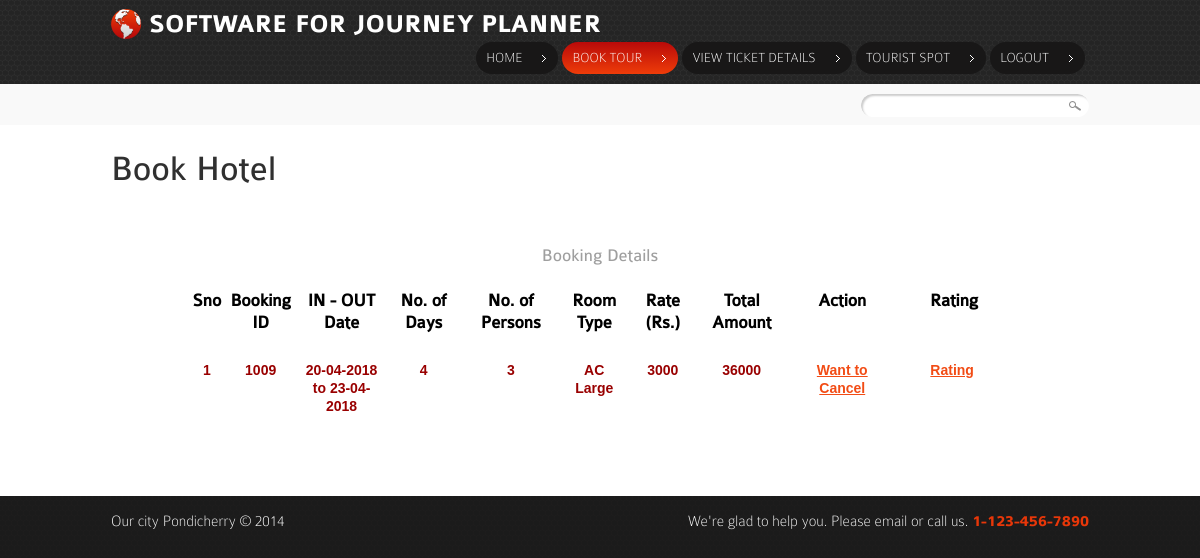
The app's page /status.php (signed in) with its own data.
### tables this page shows
CREATE TABLE `hotel_booking` (
  `id` int(11) NOT NULL,
  `book_id` varchar(20) NOT NULL,
  `hid` int(11) NOT NULL,
  `uname` varchar(30) NOT NULL,
  `in_date` varchar(20) NOT NULL,
  `out_date` varchar(20) NOT NULL,
  `no_days` int(11) NOT NULL,
  `rooms` int(11) NOT NULL,
  `persons` int(11) NOT NULL,
  `room_type` varchar(30) NOT NULL,
  `rate` varchar(30) NOT NULL,
  `enquiry` varchar(200) NOT NULL,
  `tot_amt` double NOT NULL,
  `bank` varchar(50) NOT NULL,
  `acct` varchar(20) NOT NULL,
  `scode` varchar(20) NOT NULL,
  `rdate` varchar(20) NOT NULL,
  `status` int(11) NOT NULL,
  `rtime` timestamp NOT NULL default CURRENT_TIMESTAMP on update CURRENT_TIMESTAMP
);

### status.php (the view, shortened to what this page needs)
<?php
$uname=$_SESSION['user'];
?>
<!DOCTYPE html>
<html lang="en">
<head>
	<link rel="stylesheet" href="css/reset.css" type="text/css" media="all">
	<link rel="stylesheet" href="css/grid.css" type="text/css" media="all">
	<link rel="stylesheet" href="css/style.css" type="text/css" media="all">
</head>
<body>
	<header>
		<nav>
			<div class="container">
				<div class="wrapper">
					<h1><a href="index.php"><strong>SOFTWARE FOR JOURNEY PLANNER</strong></a></h1>
					<ul>
						<li><a href="userhome.php">Home</a></li>
					<li><a href="Book_tour.php" class="current">Book Tour</a></li>
						<li><a href="booked_details.php" >View Ticket Details</a></li>
						<li><a href="tourist.php">Tourist spot</a></li>
						<li><a href="slogout.php">Logout</a></li>
					</ul>
			  </div>
			</div>
		</nav>
		<section class="adv-content">
			<div class="container">
				<ul class="breadcrumbs">
					<li></li>
				</ul>
				<form action="" id="search-form">
					<fieldset>
						<input type="text" value=""><input type="submit" value="" >
					</fieldset>
				</form>
			</div>
		</section><div class="ic"></div>
	</header>
	<section id="content">
		<div class="top">
			<div class="container">
				<h2>Book Hotel </h2>
		        <div align="center">
			  <p>&nbsp;</p>
<form name="form1" action="" method="post">
  <h3>Booking Details </h3>
  <table width="825" border="1" align="center" cellpadding="5" cellspacing="5">
    <tr>
      <th width="25" scope="col"><h3 class="style1">Sno</h3></th>
      <th width="69" scope="col"><h3 class="style1">Booking ID </h3></th>
      <th width="84" scope="col"><h3 class="style1">IN - OUT Date </h3></th>
      <th width="72" scope="col"><h3 class="style1">No. of Days </h3></th>
      <th width="94" scope="col"><h3 class="style1">No. of Persons </h3></th>
      <th width="64" scope="col"><h3 class="style1">Room Type </h3></th>
      <th width="64" scope="col"><h3 class="style1">Rate (Rs.) </h3></th>
      <th width="85" scope="col"><h3 class="style1">Total Amount </h3></th>
      <th width="108" scope="col"><h3 class="style1">Action</h3></th>
      <th width="108" scope="col"><h3 class="style1">Rating</h3></th>
    </tr>
    <?php
		    $i=0;
			$qry=mysql_query("select * from hotel_booking where uname='$uname'");
			while($row=mysql_fetch_array($qry))
			{
			$i++;
			?>
    <tr>
      <td align="center"><?php echo $i; ?></td>
      <td align="center"><?php echo $row['book_id']; ?></td>
      <td align="center"><?php echo $row['in_date']." to ".$row['out_date']; ?></td>
      <td align="center"><?php echo $row['no_days']; ?></td>
      <td align="center"><?php echo $row['persons']; ?></td>
      <td align="center"><?php echo $row['room_type']; ?></td>
      <td align="center"><?php echo $row['rate']; ?></td>
      <td align="center"><?php echo $row['tot_amt']; ?></td>
      <td align="center"><?php
			if($row['status']=="0")
			{
		    echo '<a href="status.php?act=cancel&cid='.$row['id'].'">Want to Cancel</a>';
			}
			?></td>
      <td align="center"><a href="javascript:rateWin('<?php echo $row['id']; ?>')">Rating</a>&nbsp;</td>
    </tr>
    <?php
		   }
		   ?>
  </table>
  <p>&nbsp;</p>
</form>
</div>
			</div>
		</div>
	</section>
	<footer>
		<div class="container">
			<div class="wrapper">
				<div class="copy">Our city Pondicherry &copy; 2014</div>
				<address class="phone">
					We're glad to help you. Please email or call us. <strong>1-123-456-7890</strong>
				</address>
			</div>
		</div>
	</footer>
</body>
</html>

### css/grid.css (style rules this page uses)
.container { width: 978px; margin: 0 auto; position:relative; }

### css/style.css (style rules this page uses)
article, aside, audio, canvas, command, datalist, details, embed, figcaption, figure, footer, header, hgroup, keygen, meter, nav, output, progress, section, source, video { display:block }
body { background:url(../images/body-bg.gif) #1b1b1b;font-family:Arial, Helvetica, sans-serif;font-size:100%;line-height:1.125em;color:#9f9f9f }
html { min-width:980px }
html, body { height:100% }
.container { font-size:.75em; }
header { overflow:hidden;background:url(../images/header-pattern.gif) #1f1f1f }
#content .top { background:#fff;padding:29px 0 35px 0 }
.wrapper { width:100%;overflow:hidden }
input, select, textarea { font-family:Arial, Helvetica, sans-serif;font-size:1em;vertical-align:middle;font-weight:normal }
p { margin-bottom:1.5em }
a { color:#f24c15;outline:none }
h2 { font-size:36px;line-height:30px;color:#303030;font-weight:normal;font-family:'ColaborateRegular';font-weight:normal;margin-bottom:.7em }
h3 { font-size:18px;line-height:1.2em;font-family:'ColaborateRegular';font-weight:normal;margin-bottom:1em }
header h1 { background:url(../images/logo.png) no-repeat 0 0;padding:2px 0 0 38px;font-family:'ColaborateThinRegular';font-size:26px;line-height:1.2em;color:#fff;font-weight:normal;float:left }
header h1 a { color:#fff;text-decoration:none }
header h1 strong { font-family:'ColaborateBoldRegular';font-weight:normal }
header nav { padding:7px 0 10px 0 }
header nav ul { float:right;padding:2px 0 0 0 }
header nav ul li { float:left;padding-left:4px }
header nav ul li a { position:relative;float:left;font-size:14px;color:#fff;text-decoration:none;font-family:'ColaborateThinRegular';text-transform:uppercase;height:32px;line-height:32px;background-color:#181717;padding:0 36px 0 10px;border-radius:17px;-moz-border-radius:17px;-webkit-border-radius:17px }
header nav ul li a:hover, header nav ul li a.current { background-image:-moz-linear-gradient(top, #ee3c09, #b90a09); background-image:-webkit-gradient(linear,left bottom,left top,color-stop(0, #ee3c09),color-stop(1, #b90a09)); filter: progid:DXImageTransform.Microsoft.gradient(startColorstr='#ee3c09', endColorstr='#b90a09'); -ms-filter:"progid:DXImageTransform.Microsoft.gradient(startColorstr='#ee3c09', endColorstr='#b90a09')"; }
header nav ul li a:after { content:'';display:block;position:absolute;right:12px;top:13px;width:4px;height:7px;background:url(../images/arrow1.gif) no-repeat 0 0 }
header .adv-content { overflow:hidden;background:#f9f9f9;padding:10px 0 8px 0 }
header .breadcrumbs { float:left;padding:3px 0 0 10px }
header .breadcrumbs li { display:inline;color:#212121;padding-left:5px }
footer .container { color:#fff;font-size:16px;line-height:1.2em;padding:16px 0 16px 0;font-family:'ColaborateThinRegular'; }
footer .copy { float:left }
footer .phone { float:right;font-style:normal }
footer .phone strong { font-family:'ColaborateBoldRegular';font-weight:normal;color:#e83709 }
#search-form { float:right;position:relative }
#search-form fieldset { border:none }
#search-form input[type=text] { background:#fff;width:195px;border:none;border-radius:20px;-moz-border-radius:20px;-webkit-border-radius:20px;padding:4px 25px 5px 8px;box-shadow:rgba(0, 0, 0, .2) 2px 2px 2px inset;-moz-box-shadow:rgba(0, 0, 0, .2) 2px 2px 2px inset;-webkit-box-shadow:rgba(0, 0, 0, .2) 2px 2px 2px inset;background:url(../images/search-bg.gif) no-repeat 100% 7px #fff }
#search-form input[type=submit] { width:20px;height:20px;position:absolute;right:5px;top:0;border:none;background:none;cursor:pointer }

### status.php (style rules this page uses)
td { color:#990000; font-size:14px; font-stretch:expanded; font-weight:800; }
tr { margin-bottom:30px; }
.style1 { color: #000000; font-weight: bold; }

### records on screen
hotel_booking: book "1009", in_date "20-04-2018", out_date "23-04-2018", no_days "4", persons "3", room_type "AC Large", rate "3000", tot_amt "36000"
